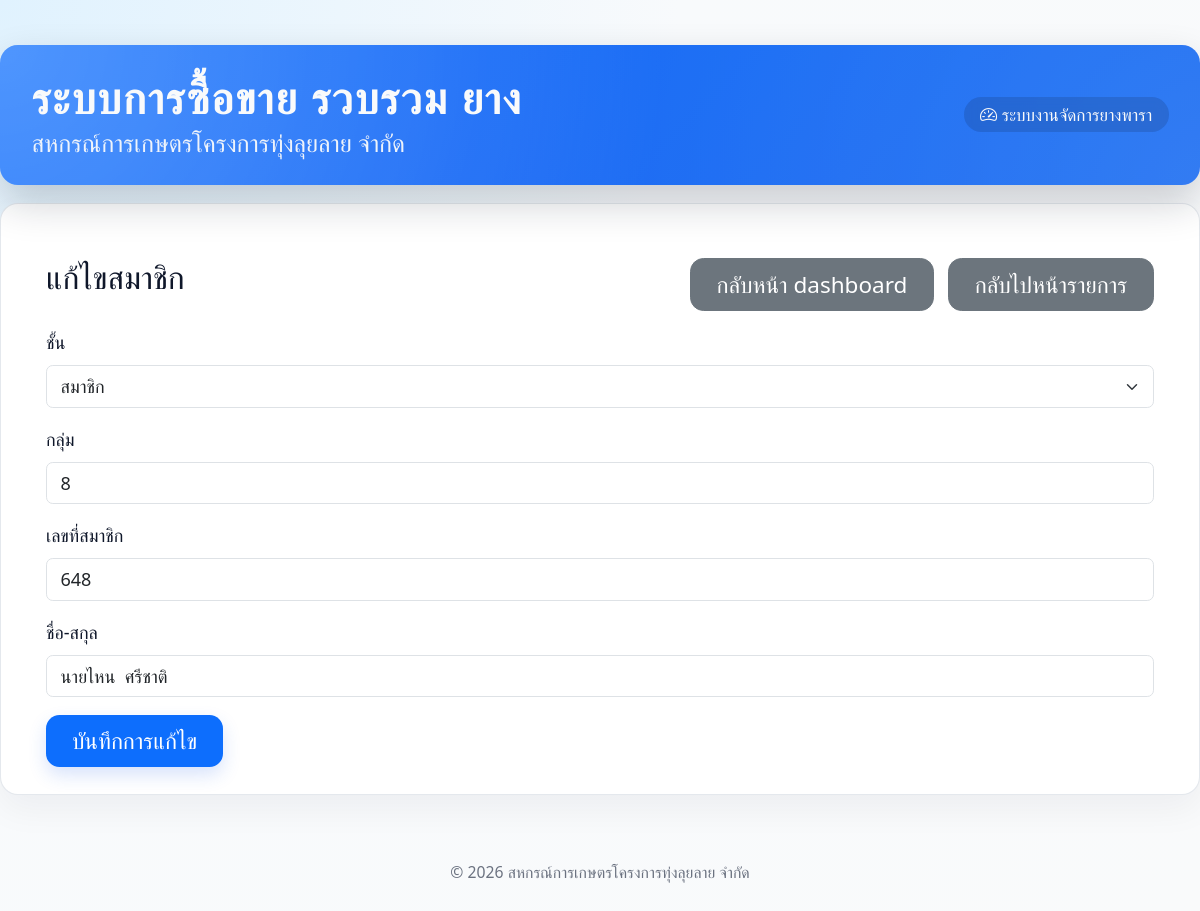
/member_form.php?action=edit&id=4 (signed in), run on the app's committed database.
### tables this page shows
CREATE TABLE `tbl_member` (
  `mem_id` int(11) NOT NULL,
  `mem_group` varchar(255) NOT NULL,
  `mem_number` varchar(255) NOT NULL,
  `mem_fullname` varchar(255) NOT NULL,
  `mem_class` varchar(255) NOT NULL,
  `mem_saveby` varchar(255) NOT NULL,
  `mem_savedate` date NOT NULL
);

### functions.php (called while the page is built, shortened)
<?php
function is_logged_in(): bool {
    return isset($_SESSION['user_id']);
}
?>

### member_form.php (the view, shortened to what this page needs)
<?php
require_once 'functions.php';
include 'header.php';
$action = isset($_GET['action']) ? $_GET['action'] : 'create';
$member = [
    'mem_id' => 0,
    'mem_group' => '',
    'mem_number' => '',
    'mem_fullname' => '',
    'mem_class' => ''
];
if ($action === 'edit') {
    $id = isset($_GET['id']) ? (int)$_GET['id'] : 0;
    $stmt = $mysqli->prepare('SELECT mem_id, mem_group, mem_number, mem_fullname, mem_class FROM tbl_member WHERE mem_id = ? LIMIT 1');
    $stmt->bind_param('i', $id);
    $stmt->execute();
    $res = $stmt->get_result();
    $data = $res->fetch_assoc();
    $member = $data;
}
?>
<div class="container mt-4">
    <div class="row mb-3">
        <div class="col-6">
            <h3><?php echo $action === 'edit' ? 'แก้ไขสมาชิก' : 'เพิ่มสมาชิก'; ?></h3>
        </div>
        <div class="col-6 text-end">
            <?php if (function_exists('is_logged_in') && is_logged_in()): ?>
                <a href="dashboard.php" class="btn btn-secondary me-2">กลับหน้า dashboard</a>
            <?php endif; ?>
            <a href="members.php" class="btn btn-secondary">กลับไปหน้ารายการ</a>
        </div>
    </div>
    <form method="post" action="member_save.php">
        <div class="mb-3">
            <div class="mb-3">
                <label for="mem_class" class="form-label">ชั้น</label>
                <select
                    class="form-select"
                    name="mem_class"
                    id="mem_class"
                    required
                >
                    <option value="member" <?php echo $member['mem_class'] === 'member' ? 'selected' : ''; ?>>สมาชิก</option>
                </select>
            </div>
        </div>
        <div class="mb-3">
            <label class="form-label">กลุ่ม</label>
            <input type="text" name="mem_group" class="form-control" required value="<?php echo htmlspecialchars($member['mem_group']); ?>">
        </div>
        <div class="mb-3">
            <label class="form-label">เลขที่สมาชิก</label>
            <input type="text" name="mem_number" class="form-control" required value="<?php echo htmlspecialchars($member['mem_number']); ?>">
        </div>
        <div class="mb-3">
            <label class="form-label">ชื่อ-สกุล</label>
            <input type="text" name="mem_fullname" class="form-control" required value="<?php echo htmlspecialchars($member['mem_fullname']); ?>">
        </div>
        <button type="submit" class="btn btn-primary"><?php echo $action === 'edit' ? 'บันทึกการแก้ไข' : 'บันทึก'; ?></button>
    </form>
</div>
<?php include 'footer.php';

### header.php (style rules this page uses)
* { margin: 0; padding: 0; box-sizing: border-box; }
:root { font-size: 18px; }
body { min-height: 100vh; background: radial-gradient(circle at top left, #e0f2fe 0, #f8fafc 45%, #f9fafb 100%); font-family: 'THSarabunNew', system-ui, -apple-system, "Segoe UI", Roboto, "Helvetica Neue", Arial, "Noto Sans", sans-serif; color: #0f172a; }
.btn { font-size: 1.25rem; padding: 0.4em 1.15em; border-radius: .75rem; }
.btn-primary, .btn-success, .btn-danger, .btn-warning { border: none; box-shadow: 0 8px 18px rgba(37, 99, 235, 0.18); }

### data on the page
tbl_member: mem_class "สมาชิก", mem_group "8", mem_number "648", mem_fullname "นายไหน ศรีชาติ"
